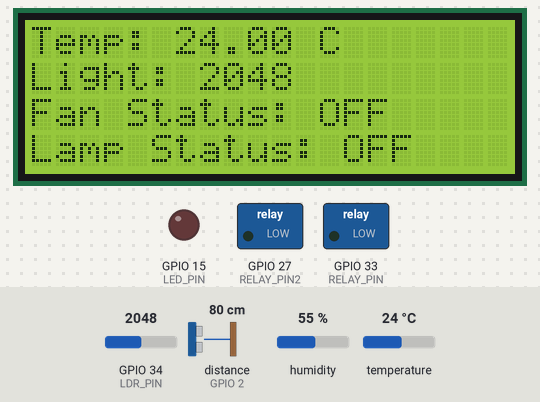
A sketch run on a simulated ESP32. On the bench: 20×4 character LCD, switched loads named in the sketch (green lamp = pin HIGH), output pins drawn as LEDs (lit = HIGH). The inputs (shaded band) are chosen by the test bench; at power-on: temperature 24 °C, GPIO 34 (LDR_PIN) = 2048, distance to the obstacle (sensor on GPIO 2) 80 cm, humidity 55 %. The echo pulse lasts 58.3 µs per cm; WiFi joins after 1.5 s; servers stay silent unless stated; what the sketch prints to the serial monitor is not drawn.

Above: at 6.8 s.
6.9 s: temperature set to 31.4 °C
At 17.3 s:
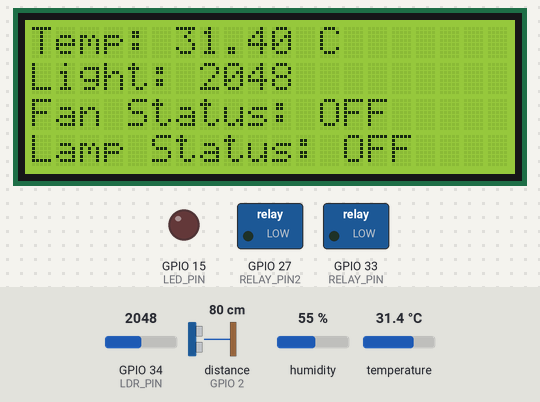
17.6 s: temperature set to 32.5 °C
At 27.6 s:
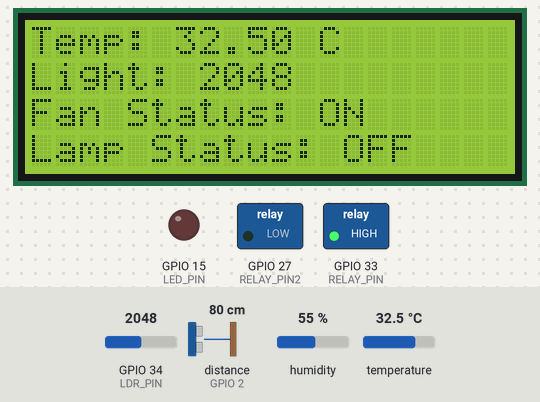
28.0 s: GPIO 34 (LDR_PIN) set to 539
At 37.7 s:
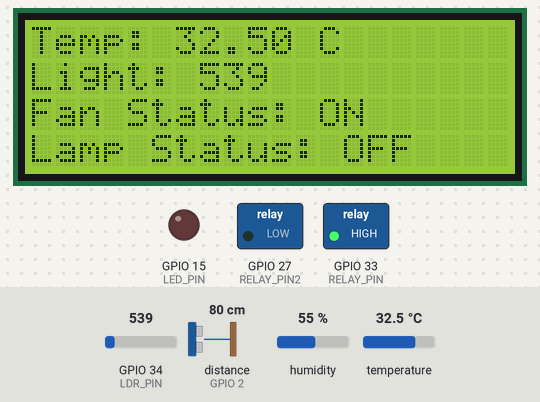
38.4 s: GPIO 34 (LDR_PIN) set to 460
At 47.8 s:
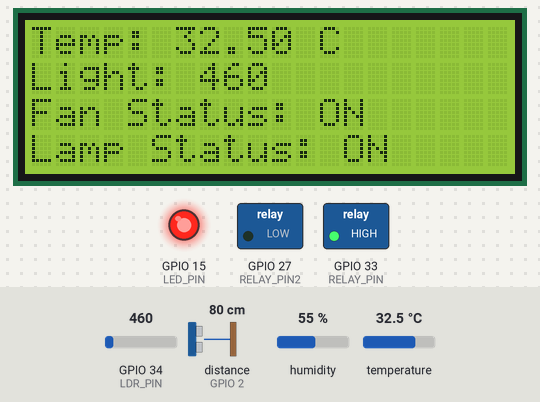
48.9 s: temperature set to 12 °C
At 59.0 s:
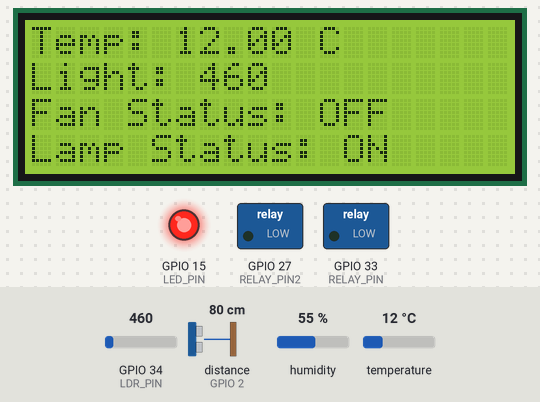
59.3 s: GPIO 34 (LDR_PIN) set to 540
At 69.2 s:
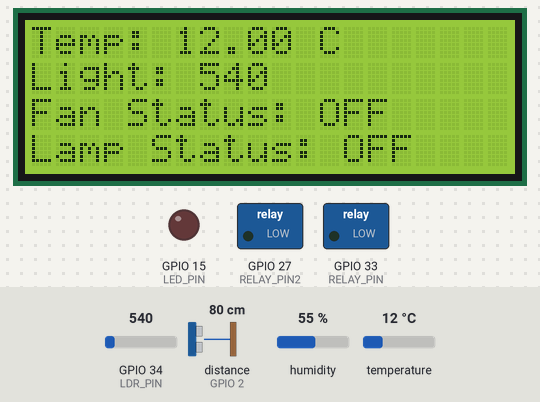
Timing chart, 0 to 70.7 s (numbered marks = the images above; inputs shaded):
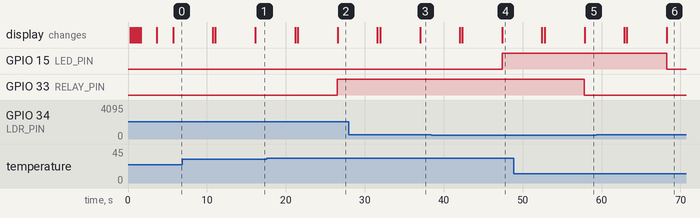

Measured:
- the behaviour switches between 31.9 and 32 °C on temperature (found by bisection; images 1 and 2)
- the behaviour switches between 500 and 499 on GPIO 34 (LDR_PIN) (found by bisection; images 3 and 4)
- after the input at 17.6 s, GPIO 33 (RELAY_PIN): LOW → HIGH after 8.9 s; the display: first differs from a run without the input after 9.0 s (image 2)
- after the input at 38.4 s, GPIO 15 (LED_PIN): LOW → HIGH after 9.0 s; the display: first differs from a run without the input after 9.0 s (image 4)
- after the input at 48.9 s, GPIO 33 (RELAY_PIN): HIGH → LOW after 8.9 s; the display: first differs from a run without the input after 9.0 s (image 5)
- after the input at 59.3 s, GPIO 15 (LED_PIN): HIGH → LOW after 9.0 s; the display: first differs from a run without the input after 9.0 s (image 6)

The sketch:

sketch.ino
```cpp
#include <LiquidCrystal_I2C.h>
#include <WiFi.h>
#include <DHT.h>
#include <ESP32Servo.h>
#include "ThingSpeak.h"
#include <NewPing.h>


LiquidCrystal_I2C lcd = LiquidCrystal_I2C(0x27, 20, 4);


#define RELAY_PIN 33     // Pin Relay
#define RELAY_PIN2 27    // Pin Relay
#define DHT_PIN 14       // Pin sensor DHT22
#define LDR_PIN 34       // Pin analog LDR
#define LED_PIN 15       // Pin LEd

#define TRIG_PIN  0      // Pin HC-SR04
#define ECHO_PIN  2

const int myChannelNumber = 2401597;
const char* myApiKey = "FVVZYMIPMANLOY05";
const char* server = "api.thingspeak.com";

DHT dht(DHT_PIN, DHT22);
Servo servo;
WiFiClient client;

int maxReconnectAttempts = 5;
int reconnectAttempts = 0;

NewPing sonar(TRIG_PIN, ECHO_PIN);

void reconnectWiFi() {
  if (WiFi.status() != WL_CONNECTED) {
    if (reconnectAttempts < maxReconnectAttempts) {
      Serial.println("Attempting to reconnect to WiFi...");
      lcd.clear();
      lcd.setCursor(0,1);
      lcd.print("reconnect to WiFi...");
      lcd.print("--------------------");

      WiFi.begin("Wokwi-GUEST", "",6);
      delay(5000);
      reconnectAttempts++;
    } else {
      Serial.println("Max reconnection attempts reached. Waiting for manual intervention.");
    }
  } else {
    reconnectAttempts = 0;
  }
}


void setup() {
  Serial.begin(115200);


  lcd.init();

  lcd.backlight();


  lcd.setCursor(0,0);
  lcd.print("Connecting to WiFi");


  lcd.setCursor(0,1);
  WiFi.begin("Wokwi-GUEST", "",6);
  WiFi.setAutoReconnect(true);
  while (WiFi.status() != WL_CONNECTED) {
    delay(100);
    lcd.print(".");
  }
  lcd.setCursor(0,2);
  lcd.print("Connected!");
  ThingSpeak.begin(client);
  delay(2000);
  lcd.clear();
  lcd.setCursor(0,1);
  lcd.print("  GreenHouse  ctrl  ");
  lcd.setCursor(0,2);
  lcd.print("--------------------");
  delay(2000);

  dht.begin();
  pinMode(LDR_PIN, INPUT);
  pinMode(LED_PIN, OUTPUT);

  pinMode(RELAY_PIN, OUTPUT);
  pinMode(RELAY_PIN2, OUTPUT);
  digitalWrite(RELAY_PIN, LOW);
  digitalWrite(RELAY_PIN2, LOW);


}

void loop() {
  reconnectWiFi();
  float temperature = dht.readTemperature();
  int ldrValue = analogRead(LDR_PIN);

  int distance = sonar.ping_cm();


  ThingSpeak.setField(1,temperature);

  ThingSpeak.setField(2,ldrValue);
  ThingSpeak.setField(3,distance);

  lcd.clear();


  lcd.setCursor(0,0);
  lcd.print("Temp: ");
  lcd.print(temperature);
  lcd.print(" C");

  lcd.setCursor(0,1);
  lcd.print("Light: ");
  lcd.print(ldrValue);

  if (temperature >= 32) {
    digitalWrite(RELAY_PIN, HIGH);
    lcd.setCursor(0, 2);
    lcd.print("Fan Status: ON");
  }
  else {
    digitalWrite(RELAY_PIN, LOW);
    lcd.setCursor(0, 2);
    lcd.print("Fan Status: OFF");
  }

   if (ldrValue < 500) {
    digitalWrite(LED_PIN, HIGH);
    lcd.setCursor(0, 3);
    lcd.print("Lamp Status: ON");
  } else {
    digitalWrite(LED_PIN, LOW);
    lcd.setCursor(0, 3);
    lcd.print("Lamp Status: OFF");
  }


  delay(5000);
  lcd.clear();
  lcd.setCursor(0,0);
  lcd.print("Water: ");
  lcd.print(distance);
  lcd.print(" CM");
  if (distance >= 300){
    digitalWrite(RELAY_PIN2, HIGH);
    lcd.setCursor(0,1);
    lcd.print("pump status: ON");
  }else if (distance <= 100) {
    digitalWrite(RELAY_PIN2, LOW);
    lcd.setCursor(0,1);
    lcd.print("pump status: OFF");
  }


  int x = ThingSpeak.writeFields(myChannelNumber,myApiKey);


  if(x == 200){
    Serial.println("Data pushed successfull");
    lcd.setCursor(0,2);
    lcd.print("____________________");
    lcd.setCursor(0,3);

    lcd.print("push: success");
  }else{
    Serial.println("Push error" + String(x));
    lcd.setCursor(0,2);
    lcd.print("____________________");
    lcd.setCursor(0,3);
    lcd.print("push: error "+String(x));
  }


  Serial.println("---");


  delay(5000);

}
```
